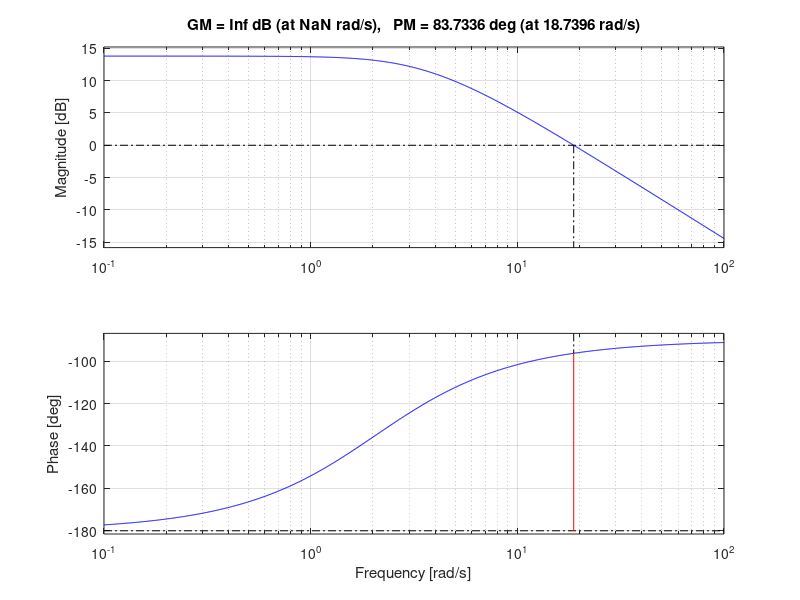
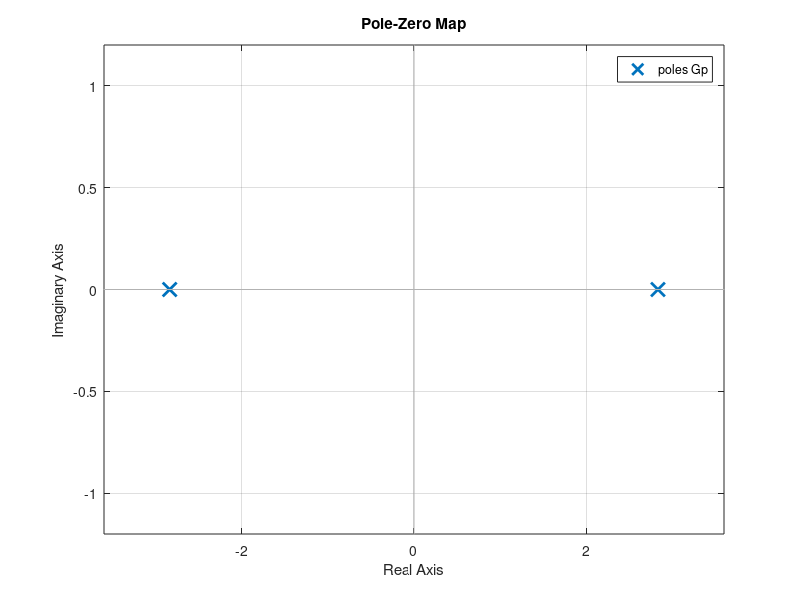

These figures' MATLAB source, in order:
%this program design the PD controller for balance control using the
%inverted pendulum model
%Author: Jake Chung
%Spring 2020 (COVID19)

clear
close all
clc

%% Define physical parameters.
m = 82; %mass in kg
R = 0.05; %radius of the cylinder in meters
L = 1.83; %length of the cylinder in meters
phi = 80; %angle of the muscle attachment
a = 0.1; %length of the base of the cylinder to the attachment of the muscle m
b = 0.3; %damping of the inverted pendulum
I = 1/4*m*R^2+1/3*m*L^2;
d = a*sind(phi);
g = 9.81;

%% define the transfer function
s = tf('s');
Gp = 1/(I/d*s^2+b/d*s-m/d*g*L/2);

h = figure;
subplot(3,1,1)
margin(Gp)
grid on
%% Design the PD controller by finding the P and D constants
Kd = 17720;
Kp = 4.753;
KpKd_ratio = 2.061;
Gc = Kd*(KpKd_ratio + s);
G = feedback(Gc*Gp,1);

subplot(3,1,2)
margin(Gc)
grid on

subplot(3,1,3)
margin(Gc*Gp)
grid on

set(h,'Position',[1,41,700,1200]);

figure 
pzmap(Gp)

%% simulate the response
% endSim = 2;
% t = 0:0.001:endSim;
% u = zeros(1,length(t));
% u(1:round(1/5*length(t))) = 100;
% figure
% lsim(G,u,t)